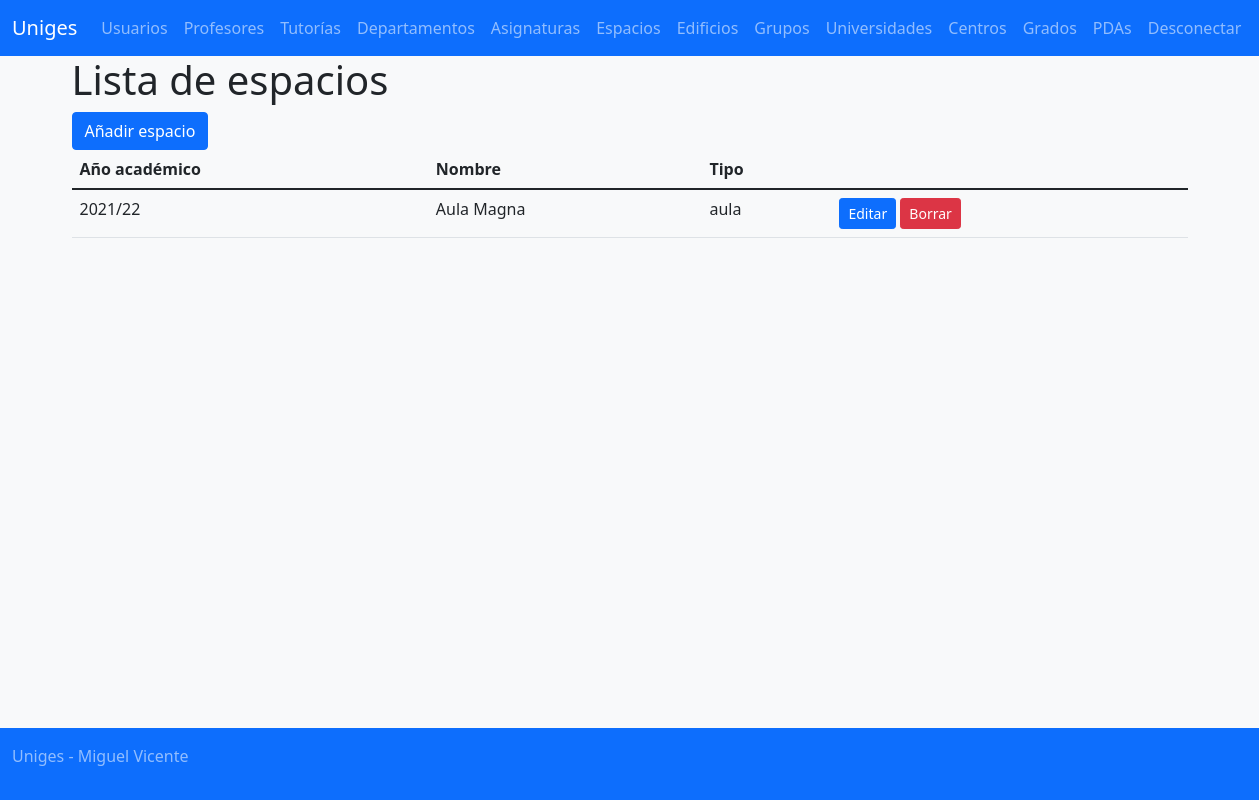
/?controller=space&action=list (signed in), run on the app's committed database.
### tables this page shows
create table `space` (
	id int not null auto_increment primary key,
	academicyear_id int not null,
	building_id int not null,
	name varchar(255) not null,
	type enum('aula','despacho') not null,
	deleted tinyint(1) not null default 0);

create table `academicyear` (
	id int not null auto_increment primary key,
	name varchar(10) not null,
	deleted tinyint(1) not null default 0);

### controladores/SpaceController.php (called while the page is built, shortened)
<?php
    include_once 'modelos/SpaceModel.php';
    include_once 'modelos/AcademicYearModel.php';
    class SpaceController {
        function list() {
            $spaces = SpaceModel::findAll();
            foreach($spaces as &$s) {
                $s->academicyear = AcademicYearModel::findById($s->academicyear_id);
            }
        }
    }
?>

### modelos/SpaceModel.php (called while the page is built, shortened)
<?php
class SpaceModel {
    static public function findAll() {
        $conn = Connection::getConnection();
        $stat = $conn->prepare("SELECT * FROM space WHERE deleted = 0");
        $stat->execute();
        $result = $stat->get_result();
        $value = array();
        while($fila = $result->fetch_object("SpaceModel")) {
            array_push($value, $fila);
        }
        return $value;
    }
}
?>

### modelos/AcademicYearModel.php (called while the page is built, shortened)
<?php
class AcademicYearModel {
	public static function findById($id) {
		$conn = Connection::getConnection();
		$stat = $conn->prepare("SELECT * FROM academicyear WHERE id = ? AND deleted = 0");
		$stat->bind_param("i", $id);
		$stat->execute();
		$result = $stat->get_result();
		return $result->fetch_object("AcademicYearModel");
	}
}
?>

### vistas/space/list.php (the view, shortened to what this page needs)
<h1><?=$strings["space_list_title"]?></h1>
<?php if(in_array(array("space", "add"), $sessionPermissions)) { ?>
<a class="btn btn-primary" href="/?controller=space&action=add"><?=$strings["space_list_add"]?></a>
<?php } ?>
<table class="table">
	<thead>
		<th scope="col"><?=$strings["space_list_academicyear"]?></th>
		<th scope="col"><?=$strings["space_list_name"]?></th>
		<th scope="col"><?=$strings["space_list_type"]?></th>
	</thead>
<?php
	foreach($data as $space) {
?>
	<tr>
		<td><?= $space->academicyear->name ?></td>
		<td><?= $space->name ?></td>
		<td><?= $space->type ?></td>
		<td>
<?php if(in_array(array("space", "edit"), $sessionPermissions)) { ?>
<a class="btn btn-primary btn-sm"
			href="/?controller=space&action=edit&id=<?= $space->id ?>">
			<?= $strings["space_list_edit"] ?>
			</a>
<?php } ?>
<?php if(in_array(array("space", "delete"), $sessionPermissions)) { ?>
			<form style="display: inline"
				action="/?controller=space&action=delete" method="POST">
			<input type="submit" value="<?=$strings["space_list_delete"]?>" class="btn btn-danger btn-sm" />
			</form>
<?php } ?>
		</td>
	</tr>
<?php
	}
?>
</table>

### data on the page
space: academicyear.name "2021/22", name "Aula Magna", type "aula"

### other printed values
$strings["app_title"] "Uniges"
$strings["navbar_user"] "Usuarios"
$strings["navbar_professor"] "Profesores"
$strings["navbar_tutoria"] "Tutorías"
$strings["navbar_department"] "Departamentos"
$strings["navbar_subject"] "Asignaturas"
$strings["navbar_space"] "Espacios"
$strings["navbar_building"] "Edificios"
$strings["navbar_group"] "Grupos"
$strings["navbar_college"] "Universidades"
$strings["navbar_centre"] "Centros"
$strings["navbar_degree"] "Grados"
$strings["navbar_pda"] "PDAs"
$strings["logout"] "Desconectar"
$strings["space_list_title"] "Lista de espacios"
